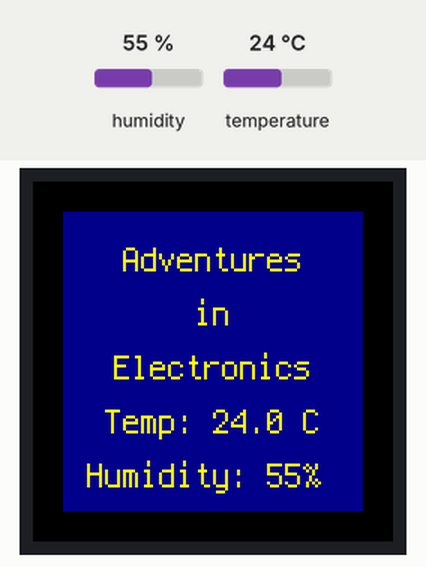
A program run on a simulated Raspberry Pi Pico running CircuitPython. On the bench: 240×240 colour display. The inputs (shaded band) are chosen by the test bench; at power-on: humidity 55 %, temperature 24 °C. What the program prints to the serial console is not drawn.

Above: at 1.2 s.
1.3 s: humidity set to 22 %
At 3.9 s:
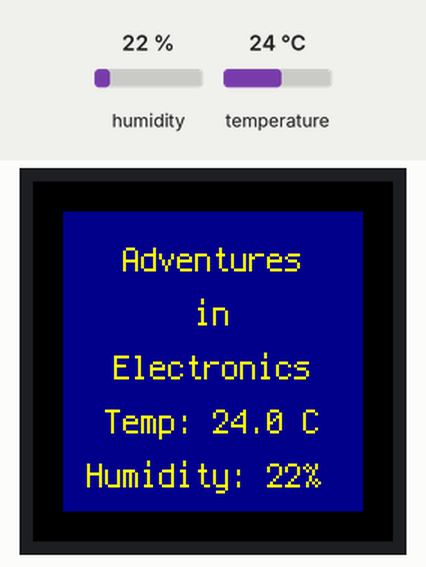
4.2 s: temperature set to 12 °C
At 6.2 s:
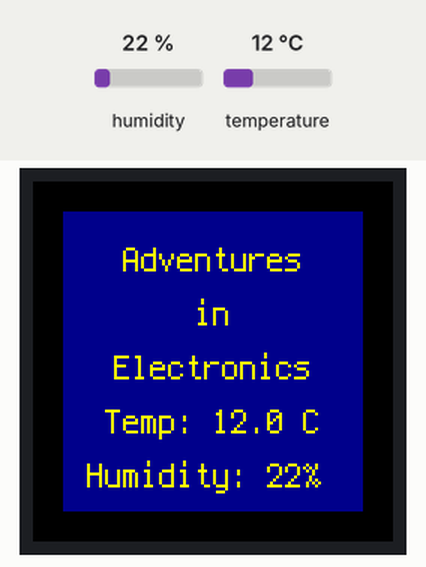
6.7 s: humidity set to 40 %
At 8.4 s:
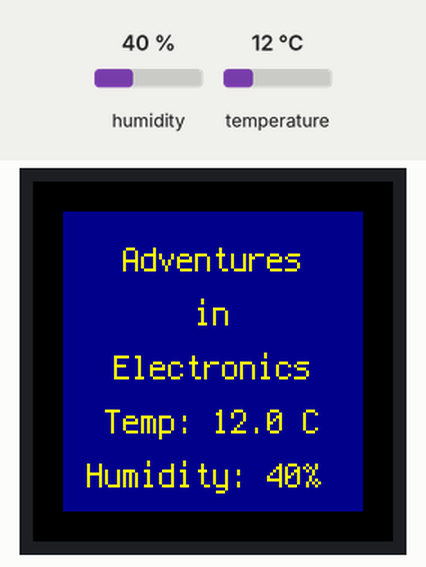
9.2 s: temperature set to 19 °C
Timing chart, 0 to 12.2 s (numbered marks = the images above; inputs shaded):
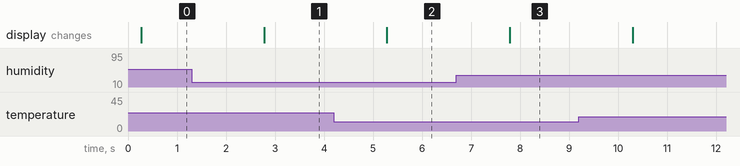

Measured:
- after the input at 1.3 s, the display: changes after 1.5 s (image 1)
- after the input at 4.2 s, the display: changes after 1.1 s (image 2)
- after the input at 6.7 s, the display: changes after 1.1 s (image 3)

The program:

code.py
```python
"""
Adventures in Electronics
* Firmware:
 - CircuitPython v9.2.1
* Hardware:
 - Raspberry pi pico in pico explorer board
 - DHT11 temperature and humidity sensor
     Pin1 (S 	=> GP0)
     Pin2 (VDD	=> 3v3)
     Pin3 (GND	=> GND)
* Description:
 Reads temperature ('C) and humidity (%) every second and
 displays readings on screen
"""
import picoexplorer
import adafruit_dht
import board
import time

dhtDevice = adafruit_dht.DHT11(board.GP0)
picoexplorer.init()
while True:
    # read temperature
    temperature_c = dhtDevice.temperature

    t = "Temp: {:.1f} C".format(temperature_c)
    picoexplorer.set_line(3, t)

    # read humidity
    humidity = dhtDevice.humidity
    h = "Humidity: {}% ".format(humidity)
    picoexplorer.set_line(4, h)

    # display both values to console
    print(t,h)

    # shouldn't read values more than 1Hz
    time.sleep(1.0)
```

picoexplorer.py
```python
import board
import busio
import time
import terminalio
import displayio
from adafruit_display_text import label
from adafruit_st7789 import ST7789

PINS_PICO_EXPLORER = {"sda": board.GP20, "scl": board.GP21}

i2c = busio.I2C(**PINS_PICO_EXPLORER)
labels = []

def set_line(line, text):
    labels[line].text = text

def init():
    global labels
    # Release any resources currently in use for the displays
    displayio.release_displays()

    tft_cs = board.GP17
    tft_dc = board.GP16
    spi_mosi = board.GP19
    spi_clk = board.GP18
    spi = busio.SPI(spi_clk, spi_mosi)
    try:
        from fourwire import FourWire
    except ImportError:
        from displayio import FourWire

    display_bus = FourWire(spi, command=tft_dc, chip_select=tft_cs)
    display = ST7789(display_bus, width=240, height=240, rowstart=80, rotation=180)

    # Make the display context
    splash = displayio.Group()
    display.root_group = splash

    color_bitmap = displayio.Bitmap(240, 240, 1)
    color_palette = displayio.Palette(1)
    color_palette[0] = 0x000000  # Black

    bg_sprite = displayio.TileGrid(color_bitmap, pixel_shader=color_palette, x=0, y=0)
    splash.append(bg_sprite)

    # Draw a smaller inner rectangle
    inner_bitmap = displayio.Bitmap(200, 200, 1)
    inner_palette = displayio.Palette(1)
    inner_palette[0] = 0x000088  # Dark blue
    inner_sprite = displayio.TileGrid(inner_bitmap, pixel_shader=inner_palette, x=20, y=20)
    splash.append(inner_sprite)

    # Draw a label
    text_group = displayio.Group(scale=2, x=0, y=0)
    lines = ["Adventures", "in", "Electronics", "", ""]
    y = 20
    for line in lines:
        text_area = label.Label(terminalio.FONT,
                                text=line,
                                color=0xFFFF00,
                                anchor_point=(0.5, 0.0),
                                anchored_position=(60, y))
        y += 18
        labels.append(text_area)
        text_group.append(text_area)  # Subgroup for text scaling

    splash.append(text_group)
```
